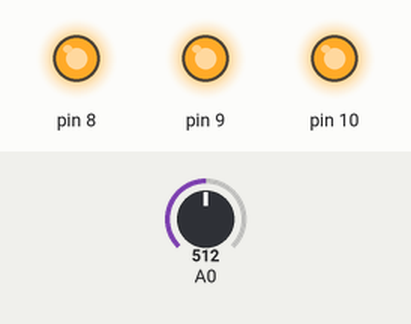
The program below on a simulated Arduino Uno, built with avr-gcc and run on an emulated ATmega328P. On the bench: output pins drawn as LEDs (lit = HIGH). The inputs (shaded band) are chosen by the test bench; at power-on: A0 = 512. What the program prints to the serial monitor is not drawn.

Above: at 0.1 s.
Timing chart, 0 to 1.6 s (numbered marks = the images above):
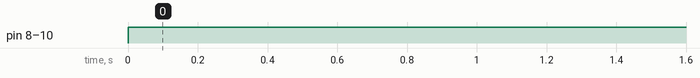

Measured:
- by itself, pin 8–10: LOW → HIGH at 0.00 s

The program:

main.cpp
```cpp
#include <Arduino.h>
// [431,  41, 218, 768,  93, 629, 925, 212, 421, 155]
int ID1 = 1023; // Decimal representation of the ID of the first LED
int ID2 = 1023; // Decimal representation of the ID of the Second LED
int ID3 = 1023; // Decimal representation of the ID of the Third LED

bool binaryID1[10]; // Here we will store the binary representation of LED1's ID
bool binaryID2[10]; // Here we will store the binary representation of LED2's ID
bool binaryID3[10]; // Here we will store the binary representation of LED3's ID

int maxFPS = 50; // maximum FPS of the camera
int CameraFPS; // = 30; // used such that every frame bit will be displayed in one frame
double delayTime; // = (1.0/CameraFPS)*1000; // delay time between each bit in ms

int potVal;

// Function to convert decimal to binary
void DecimalToBinary(int value, bool order[10]){
  const int bits = 10;
  char binary[10+2] = {0}; //This is where the binary representation will be stored
  value += pow(2,10); //Adding 2**10 so that there will always be 11 digits in the string
  itoa(value,binary,2); //Convert value to a string using base 2 and save it in the string named binary
  char* string = binary + 1 ; //get rid of the most significant digit as you only want 10 bits

  for (int i=10-1, j=0; i >= 0; i--, j++){
    order[j] = string[i] - '0';
    }
}

void setup()
{
 Serial.begin(9600);
 pinMode(8,OUTPUT);
 pinMode(9,OUTPUT);
 pinMode(10,OUTPUT);

 // converting Decimal IDs to binary ones
 DecimalToBinary(ID1, binaryID1);
 DecimalToBinary(ID2, binaryID2);
 DecimalToBinary(ID3, binaryID3);
}


void loop()
{
  potVal = analogRead(0);
  CameraFPS = map(potVal, 0, 1023, 90, maxFPS); // used such that every frame bit will be displayed in one frame
  delayTime = (1.0/CameraFPS)*1000; // delay time between each bit in ms
  Serial.println(CameraFPS);

  for (int i=0; i<10; i++){
    digitalWrite(8, binaryID1[i]);
    digitalWrite(9, binaryID2[i]);
    digitalWrite(10, binaryID3[i]);
//    Serial.println(delayTime);
    delay(delayTime);
    }
}
```
